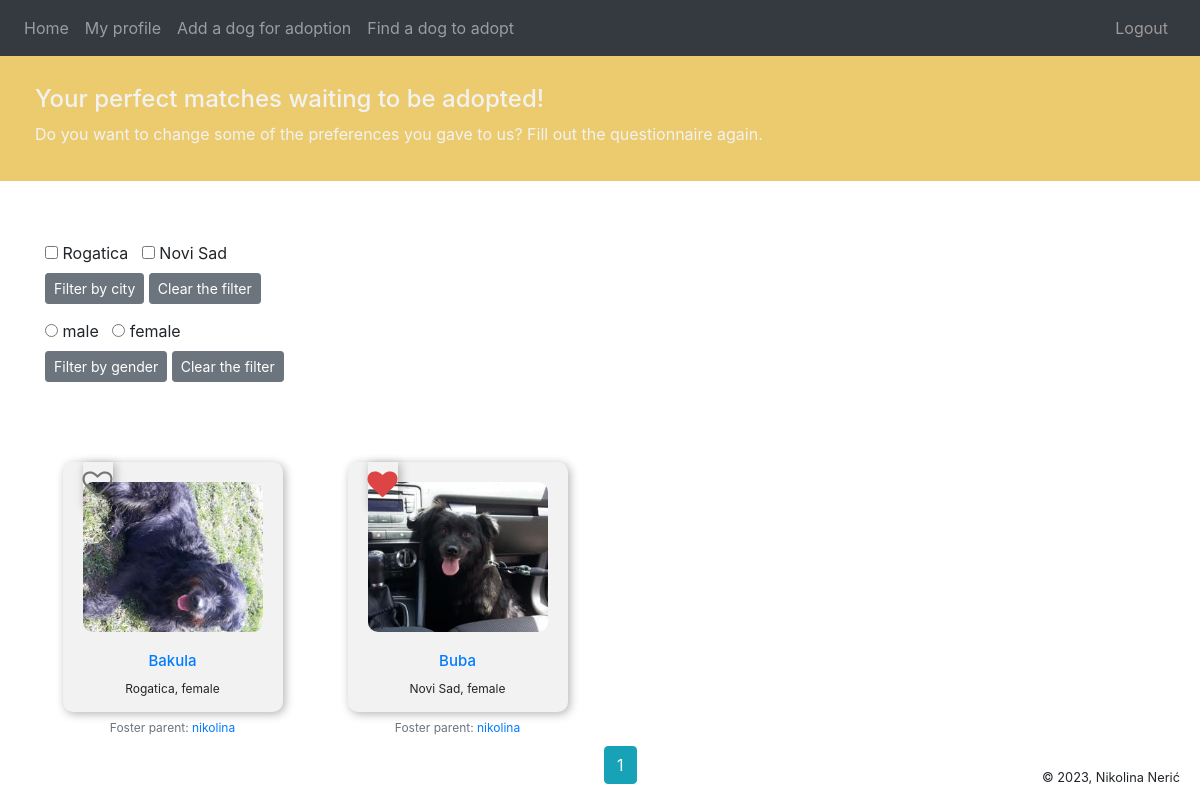
Screenshot of /matches (signed in) with the database file from the repository.
### website/models.py (models this page shows, shortened)
class Post(db.Model):
    id = db.Column(db.Integer, primary_key = True)
    title = db.Column(db.String(150))
    gender = db.Column(db.String(150))
    city = db.Column(db.String(150))
    data = db.Column(db.String(10000))
    image_file = db.Column(db.String(150), nullable=False)
    date_posted = db.Column(db.DateTime(timezone = True), default = func.now())
    user_id = db.Column(db.Integer, db.ForeignKey('user.id'))
    dog_info = db.relationship('DogInfo', backref = 'user', uselist = False)

class User(db.Model, UserMixin):
    id = db.Column(db.Integer, primary_key = True)
    email = db.Column(db.String(150), unique = True)
    is_verified = db.Column(db.Boolean(150), default = False)
    password = db.Column(db.String(150))
    first_name = db.Column(db.String(150))
    image_file = db.Column(db.String(150), nullable=False, default='default.jpg')
    posts = db.relationship('Post', backref ='author', lazy = True)
    user_info = db.relationship('UserInfo', backref = 'info', uselist = False)
    saved_dogs = db.Column(db.JSON)

### website/views.py (the view, shortened to what this page needs)
@login_required
def show_matches(page = 1):
        user_info = UserInfo.query.filter_by(user_id = current_user.id).first()
        if not user_info:
            return redirect(url_for('user_info'))
        page = int(request.args.get('page', 1))
        prefered_breeds = (session.query(UserInfo.prefered_breed).filter(UserInfo.user_id == current_user.id).all())[0][0]['prefered_breed']
        print(prefered_breeds, 'rase')
        age_preference = (session.query(UserInfo.age_preference).filter(UserInfo.user_id == current_user.id).all())[0][0]['age_preference']
        print(age_preference)
        size_preference = (session.query(UserInfo.size_preference).filter(UserInfo.user_id == current_user.id).all())[0][0]['size_preference']
        color_preference = (session.query(UserInfo.color_preference).filter(UserInfo.user_id == current_user.id).all())[0][0]['color_preference']
        result = db.session.query(Post, DogInfo, UserInfo).join(DogInfo, Post.id == DogInfo.post_id)\
                .join(UserInfo, UserInfo.user_id == current_user.id, isouter=True)\
                .filter( UserInfo.user_id == current_user.id)\
                .filter(case(('all' not in age_preference, DogInfo.age.in_(age_preference)), else_= True))\
                .filter(case(('all' not in prefered_breeds, DogInfo.primary_breed.in_(prefered_breeds)), else_= True))\
                .filter(case((UserInfo.prefers_mixed_breed == False, DogInfo.mixed_breed == UserInfo.prefers_mixed_breed), else_= True))\
                .filter(case(('all' not in size_preference, DogInfo.size.in_(size_preference)), else_= True))\
                .filter(case(('all' not in color_preference, DogInfo.color.in_(color_preference)), else_= True))\
                .filter(case((UserInfo.coat_length_preference != 'all', DogInfo.coat_length == UserInfo.coat_length_preference), else_= True))\
                .filter(case((UserInfo.dog_with_children == True, UserInfo.dog_with_children == DogInfo.dog_with_children), else_= True))\
                .filter(case((UserInfo.dog_with_dogs == True, UserInfo.dog_with_dogs == DogInfo.dog_with_dogs),else_= True))\
                .filter(case((UserInfo.dog_with_cats == True, UserInfo.dog_with_cats == DogInfo.dog_with_cats), else_= True))\
                .filter(case((UserInfo.dog_with_sm_animals == True, UserInfo.dog_with_sm_animals == DogInfo.dog_with_sm_animals), else_= True))\
                .filter(case((UserInfo.dog_with_big_animals == True, UserInfo.dog_with_big_animals == DogInfo.dog_with_big_animals), else_= True))\
                .filter(case((UserInfo.special_need_dog == False, UserInfo.special_need_dog == DogInfo.special_need_dog), else_= True))\
                .filter(case((UserInfo.spay_needed == True, UserInfo.spay_needed == DogInfo.spayed), else_= True))\
                .filter(case((UserInfo.dog_in_house == False,and_(DogInfo.age != "puppy", DogInfo.size != 'small')), else_= True))\
                .filter(Post.user_id != current_user.id)\
                .filter(case(
        (and_(UserInfo.yard == True , UserInfo.park == True, UserInfo.activity_level == 'high'), UserInfo.activity_level.in_(['low','medium','high'])),
        (and_(or_(UserInfo.yard == True , UserInfo.park == True),UserInfo.activity_level == 'high'),DogInfo.activity_level.in_(['low','medium','high'])),
        (and_(UserInfo.yard == False , UserInfo.park == False, UserInfo.activity_level == 'high'), DogInfo.activity_level != 'high'),
        (and_(UserInfo.yard == False , UserInfo.park == False, UserInfo.activity_level != 'high'), UserInfo.activity_level == DogInfo.activity_level), else_= True
    )
)
        print(result)
        city_query = result.with_entities(Post.city).distinct()
        cities = set()
        for post in city_query:
           cities.add(post.city)
        warning = None
        result1 = result.order_by(Post.date_posted.desc()).paginate(page=page, per_page=10)
        if not result1.items:
            flash('Oops, it seems there aren\'t matches for your preferences...', category='error')
            warning = "Check if there are preferences that can be modified or take a look at some of the our random choices."
        else:
            result1, warning = result.filter(case((and_(UserInfo.dog_in_house == False, UserInfo.yard == False), False), else_=True))\
            .order_by(Post.date_posted.desc()).paginate(page=page, per_page=10), None
            if not result1.items:
                warning = "If you would not keep a dog in the house and if there is no yard, then where would the dog live?\
                Please check your answers."
                flash('Oops, it seems there aren\'t matches for your preferences...', category='error')
        alternative_results = db.session.query(Post, DogInfo, UserInfo).join(DogInfo, Post.id == DogInfo.post_id)\
                .join(UserInfo, UserInfo.user_id == current_user.id, isouter=True)\
                .order_by(Post.date_posted.desc())\
                .filter(Post.user_id != current_user.id).order_by(func.random()).limit(8)
        saved_posts = current_user.saved_dogs['saved']
        saved_posts = [int(id) for id in saved_posts]
        print(saved_posts)
        print(saved_posts)
        genders = ['male','female']
        chosen_cities=[]
        print(saved_posts)
        return render_template('show_matches.html', alternative_posts = alternative_results,warning = warning ,user = current_user, posts = result1, cities = cities, genders = genders, saved_posts = saved_posts )

### website/templates/show_matches.html (shortened to what this page needs)
{% extends "base.html" %} {% block title %}Perfect matches{% endblock %}
    {% block content %}
          {% if warning %}
          <div class="colored-strip">
            <h4 text-align = "center">Your perfect matches still waiting to be found!</h1>
            <h7 text-align = "center" style="display: inline-block;">{{warning}}</h7>
            <a href="{{ url_for('edit_user_info')}}" class="link">Fill out the questionnaire again.</a>
          </div>
          <br>
          <br>
          <br>
          <br>
          <br>
          <div class="row text-center">
            {%if alternative_post%}
              {% for post in alternative_posts %}
              <div class="col-lg-3">
                <div class="dog-card">
                  {% if post[0].author.id != current_user.id and current_user.is_authenticated%}
                    <div data-post-id="{{ post[0].id }}" id = "like" value="{{ post[0].id }}" onclick="savePostToFavorites(this)" style="position: absolute; top: 80px; color:rgb(116, 117, 119);border-color:rgb(167, 168, 169);box-shadow: 2px 2px 10px rgba(0, 0, 0, 0.3);font-size: 30px;">
                    {% if post[0].id in saved_posts %}
                      <i class="saved heart fa fa-heart "></i>
                    {% else %}
                      <i class="heart fa fa-heart-o"></i>
                    {% endif %}
                    </div>
                  {%endif%}
                  <img src="{{ url_for('static', filename='profile_pics/' + post[0].image_file) }}" alt="dog" />
                  <h2><a href="{{ url_for('post', post_id = post[0].id )}}">{{ post[0].title }} </a></h2>
                  <p>{{ post[0].city }}, {{ post[0].gender }} </p>
                  <small class="text-muted">Foster parent: <a href="{{ url_for('user', user_id = post[0].author.id )}}">{{ post[0].author.first_name }}</a></small>
                </div>
              </div>
              {% endfor %}
            {%endif%}
          </div>
          {% else %}
          <div class="colored-strip">
            <h4 text-align = "center">Your perfect matches waiting to be adopted!</h1>
            <h7 text-align = "center">Do you want to change some of the preferences you gave to us?
            <a href="{{ url_for('edit_user_info')}}" class="link">Fill out the questionnaire again.</a></h6>
          </div>
          <div style="margin-top: 185px;">
            <form action="" method="POST">
              {% for city in cities%}
                  <input type="checkbox" id="remember-checkbox" name="city" value="{{ city }}" {% if city in chosen_cities %}checked{% endif %}>
                  <label style="display: inline block;" for="city">{{city}}</label> &nbsp
              {% endfor %}
              <div class="col-lg-3" style="margin-left: -15px;">
                <button class="btn btn-secondary btn-sm" type="submit">Filter by city</button>
                <button onclick= "clearRememberedCheckboxes()"id="clear-checkboxes" class="btn btn-secondary btn-sm"name="city" value="all">Clear the filter</button>
              </div>
              {% for gender in genders%}
              <input type="radio" id="radio" name="gender" value="{{ gender }}" style="margin-top: 20px;">
              <label style="display: inline block;" style="margin-top: 20px;" for="gender">{{gender}} </label> &nbsp
              {% endfor %}
              <div class="col-lg-3" style="margin-left: -15px;">
                <button class="btn btn-secondary btn-sm" type="submit">Filter by gender</button>
                <button onclick= "clearRememberedCheckboxes()"id="clear-checkboxes" class="btn btn-secondary btn-sm"name="gender" value="all">Clear the filter</button>
              </div>
            </form>
          </div>
          <div class="row text-center">
            {% if posts %}
              {% for post in posts %}
              <div class="col-lg-3">
                <div class="dog-card">
                  {% if post[0].author.id != current_user.id and current_user.is_authenticated %}
                    <div data-post-id="{{ post[0].id }}" id = "like" value="{{ post[0].id }}" onclick="savePostToFavorites(this)" style="position: absolute; top: 80px; color:rgb(116, 117, 119);border-color:rgb(167, 168, 169);box-shadow: 2px 2px 10px rgba(0, 0, 0, 0.3);font-size: 30px;">
                      {% if post[0].id in saved_posts %}
                        <i class="saved heart fa fa-heart "></i>
                      {% else %}
                        <i class="heart fa fa-heart-o"></i>
                      {% endif %}
                    </div>
                  {%endif%}
                  <img src="{{ url_for('static', filename='profile_pics/' + post[0].image_file) }}" alt="dog" />
                  <h2><a href="{{ url_for('post', post_id = post[0].id )}}">{{ post[0].title }} </a></h2>
                  <p text-align="center"> {{ post[0].city }}, {{ post[0].gender }} </p>
                  <small class="text-muted">Foster parent: <a href="{{ url_for('user', user_id = post[0].author.id )}}">{{ post[0].author.first_name }}</a></small>
                </div>
              </div>
              {% endfor %}
            {%endif%}
          </div>
          {% endif %}
        <div class="pagination">
            {% for page_num in posts.iter_pages(left_edge=1, right_edge=1, left_current=1, right_current=2) %}
              {% if page_num %}
                {% if posts.page == page_num %}
                  <a class="btn btn-info mb-4" style="margin: 4px"; href="{{ url_for('show_matches', page=page_num) }}">{{ page_num }}</a>
                {% else %}
                  <a class="btn btn-outline-info mb-4" href="{{ url_for('show_matches', page=page_num) }}">{{ page_num }}</a>
                {% endif %}
              {% else %}
                ...
              {% endif %}
            {% endfor %}
        </div>
      <br>
      <br>
      <br>
      <br>
      {% endblock %}

### website/templates/base.html (style rules this page uses)
html, body { margin: 0; height: 100%; }

### website/templates/show_matches.html (style rules this page uses)
.dog-card { display: inline-block; width: 220px; margin-top: 80px; text-align: center; vertical-align: top; flex-direction: column; align-items: center; height: 250px; background-color: #f2f2f2; border-radius: 10px; padding: 20px; box-shadow: 2px 2px 10px rgba(0, 0, 0, 0.3); }
.dog-card img { width: 100%; height: 150px; object-fit: cover; border-radius: 10px; margin-bottom: 20px; }
.dog-card h2 { font-size: 15px; margin-bottom: 10px; }
.dog-card p { font-size: 12px; }
.dog-card small { font-size: 12px; }
.pagination { display: flex; justify-content: center; position:fixed; bottom: 0; left: 50%; }
.colored-strip { position: absolute; left: 0; right: 0; top: 50px; width: 100%; background-color: #ebcb6e; padding: 35px; color:#f2f2f2; }
.link { color: #f2f2f2; display: inline-block; }
.saved { color: #dd4545; }

### rows the page displays
Post: {{ post[0].id }} 4 (drawn), image_file (picture), title "Bakula", city "Rogatica", gender "female", first_name "nikolina"
Post: {{ post[0].id }} 1 (drawn), image_file (picture), title "Buba", city "Novi Sad", gender "female", first_name "nikolina"

### other values shown
{{ city }} "Rogatica" "Novi Sad"
{{ gender }} "male" "female"
{{ page_num }} "1"
